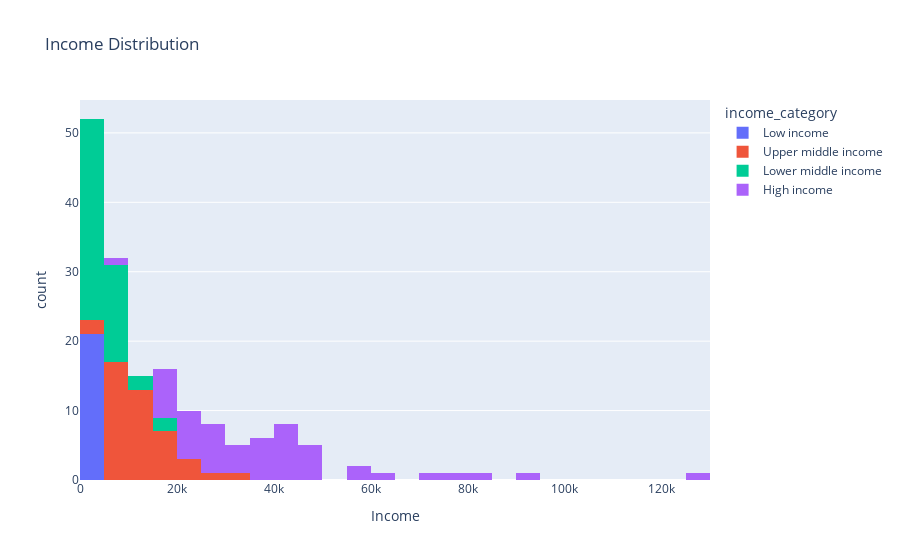

Write notebook code for a chart like this one.
### Code cell
# Income distribution
px.histogram(
    df_countries,
    x="income",
    title="Income Distribution",
    labels={"income": "Income"},
    color="income_category",
    nbins=30,
)

### Figure 1 — Plotly figure (JSON) as saved in the notebook; plotly's stock layout.template omitted (floating-point values rounded to 4 significant figures)
{"data": [{"alignmentgroup": "True", "bingroup": "x", "hovertemplate": "income_category=Low income<br>Income=%{x}<br>count=%{y}<extra></extra>", "legendgroup": "Low income", "marker": {"color": "#636efa", "pattern": {"shape": ""}}, "name": "Low income", "nbinsx": 30, "offsetgroup": "Low income", "orientation": "v", "showlegend": true, "type": "histogram", "x": [1610, 1430, 764, 888, 1930, 609, 1420, 1660, 1390, 700, 1390, 1030, 1870, 918, 814, 1350, 1220, 3370, 1210, 1540, 4480], "xaxis": "x", "yaxis": "y"}, {"alignmentgroup": "True", "bingroup": "x", "hovertemplate": "income_category=Upper middle income<br>Income=%{x}<br>count=%{y}<extra></extra>", "legendgroup": "Upper middle income", "marker": {"color": "#EF553B", "pattern": {"shape": ""}}, "name": "Upper middle income", "nbinsx": 30, "offsetgroup": "Upper middle income", "orientation": "v", "showlegend": true, "type": "histogram", "x": [9930, 18700, 6700, 16000, 16200, 7880, 9720, 13300, 14500, 15300, 9530, 10900, 13000, 11100, 9350, 7300, 33700, 7350, 15400, 6730, 11200, 6710, 8430, 12700, 8000, 20100, 29600, 21100, 10500, 15900, 3910, 14000, 8460, 7290, 9960, 23100, 12700, 12000, 9920, 14200, 13500, 4980, 18000, 9940], "xaxis": "x", "yaxis": "y"}, {"alignmentgroup": "True", "bingroup": "x", "hovertemplate": "income_category=Lower middle income<br>Income=%{x}<br>count=%{y}<extra></extra>", "legendgroup": "Lower middle income", "marker": {"color": "#00cc96", "pattern": {"shape": ""}}, "name": "Lower middle income", "nbinsx": 30, "offsetgroup": "Lower middle income", "orientation": "v", "showlegend": true, "type": "histogram", "x": [12900, 5900, 2440, 1820, 6420, 5410, 2520, 2660, 5830, 1410, 5190, 2690, 9860, 3060, 1190, 1500, 4410, 17400, 9470, 2480, 1730, 2790, 3980, 16300, 2380, 3320, 3340, 7710, 6440, 3720, 1990, 5150, 4280, 5600, 5400, 2180, 1780, 8560, 2110, 2090, 1850, 10400, 7820, 4240, 2950, 4490, 3280], "xaxis": "x", "yaxis": "y"}, {"alignmentgroup": "True", "bingroup": "x", "hovertemplate": "income_category=High income<br>Income=%{x}<br>count=%{y}<extra></extra>", "legendgroup": "High income", "marker": {"color": "#ab63fa", "pattern": {"shape": ""}}, "name": "High income", "nbinsx": 30, "offsetgroup": "High income", "orientation": "v", "showlegend": true, "type": "histogram", "x": [19100, 41400, 43200, 22900, 41100, 15300, 41100, 80600, 40700, 19400, 20100, 33900, 28300, 44000, 22700, 39800, 36900, 40400, 28700, 5840, 22300, 38800, 45700, 29600, 36200, 35800, 75200, 18300, 21100, 91700, 28300, 45500, 32300, 62300, 45300, 15400, 21800, 27200, 125000, 17800, 45400, 20400, 72100, 25200, 28700, 30400, 32500, 42900, 55500, 57600, 36200, 49400, 17100], "xaxis": "x", "yaxis": "y"}], "layout": {"barmode": "relative", "legend": {"title": {"text": "income_category"}, "tracegroupgap": 0}, "title": {"text": "Income Distribution"}, "xaxis": {"anchor": "y", "domain": [0, 1], "title": {"text": "Income"}}, "yaxis": {"anchor": "x", "domain": [0, 1], "title": {"text": "count"}}}}
